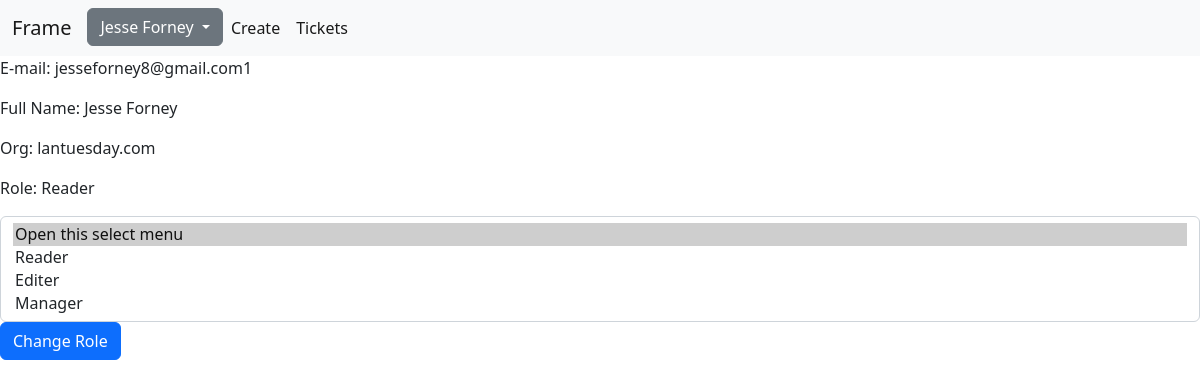
The page /role (signed in) on the database its author committed.
### models.py (models this page shows)
class User(db.Model, UserMixin):
    __tablename__ = 'users'
    id = db.Column(db.Integer, primary_key=True)
    email = db.Column(db.String(50), unique=True)
    firstname = db.Column(db.String(50))
    lastname = db.Column(db.String(50))
    password = db.Column(db.String(50))
    role = db.Column(db.String(50))
    org = db.Column(db.String(20))
    groups = db.relationship("Group", secondary=user_groups, backref="groups")

### auth.py (the view)
@auth.route("/role", methods=["POST", "GET"])
@login_required
def role():
    if request.method == "POST":
        newrole = request.form.get("role")
        current_user.role = newrole
        db.session.commit()
        flash("Role changed!", category="success")
    return render_template("role.html", user=current_user)

### __init__.py (called while the page is built)
def create_app():
    app = Flask(__name__)
    app.config["SECRET_KEY"] = ";rljshg;rfffss"
    app.config["SQLALCHEMY_DATABASE_URI"] = f"sqlite:///{DB_NAME}"
    db.init_app(app)
    from views import views
    from auth import auth
    app.register_blueprint(views, url_prefix="/")
    app.register_blueprint(auth, url_prefix="/")
    from models import User
    with app.app_context():
        db.create_all()
    login_manager = LoginManager()
    login_manager.login_view = "/login"
    login_manager.init_app(app)
    @login_manager.user_loader
    def load_user(id):
        return User.query.get(int(id))
    return app

### templates/role.html (shortened to what this page needs)
{% extends "base.html" %}
{% block body %}
<p class="text-start">E-mail: {{ user.email }}</p>
<p class="text-start">Full Name: {{ user.firstname }} {{ user.lastname }}</p>
<p class="text-start">Org: {{ user.org }}</p>
<p class="text-start">Role: {{ user.role }}</p>
<form method="POST">
    <select class="form-select" name="role" id="role" multiple aria-label="multiple select example">
        <option selected>Open this select menu</option>
        <option value="Reader">Reader</option>
        <option value="Editer">Editer</option>
        <option value="Manager">Manager</option>
      </select>
    <button type="submit" class="btn btn-primary">Change Role</button>
  </form>
{% endblock %}

### templates/base.html (shortened to what this page needs)
<!DOCTYPE html>
<html lang="en">
<head>
<link href="https://cdn.jsdelivr.net/npm/bootstrap@5.2.3/dist/css/bootstrap.min.css" rel="stylesheet">
</head>
<body>
    <nav class="navbar navbar-expand-lg bg-light">
        <div class="container-fluid">
          <a class="navbar-brand" href="/">Frame</a>
          <div class="collapse navbar-collapse" id="navbarNavAltMarkup">
            <div class="navbar-nav">
                {% if user.is_authenticated %}
                <div class="dropdown">
                  <button class="btn btn-secondary dropdown-toggle" type="button" data-bs-toggle="dropdown" aria-expanded="false">
                    {{user.firstname}} {{user.lastname}}
                  </button>
                  {%if user.org == "" %}
                  <ul class="dropdown-menu">
                  <li><a class="dropdown-item" href="/settings">Settings</a></li>
                    <li><a class="dropdown-item" href="/logout">Logout</a></li>
                  </ul>
                  {%else%}
                </div>
                <a class="nav-link active" aria-current="page" href="/">Create</a>
                <a class="nav-link active" aria-current="page" href="/tickets">Tickets</a>
                  {%endif%}
              {% else %}
              <a class="nav-link active" aria-current="page" href="/sign-up">Signup</a>
              <a class="nav-link active" aria-current="page" href="/login">Login</a>
              {% endif %}
            </div>
          </div>
        </div>
      </nav>
{% block body %}{% endblock %}
</body>
</html>

### rows shown on the page
User: firstname "Jesse", lastname "Forney", email "jesseforney8@gmail.com1", org "lantuesday.com", role "Reader"
